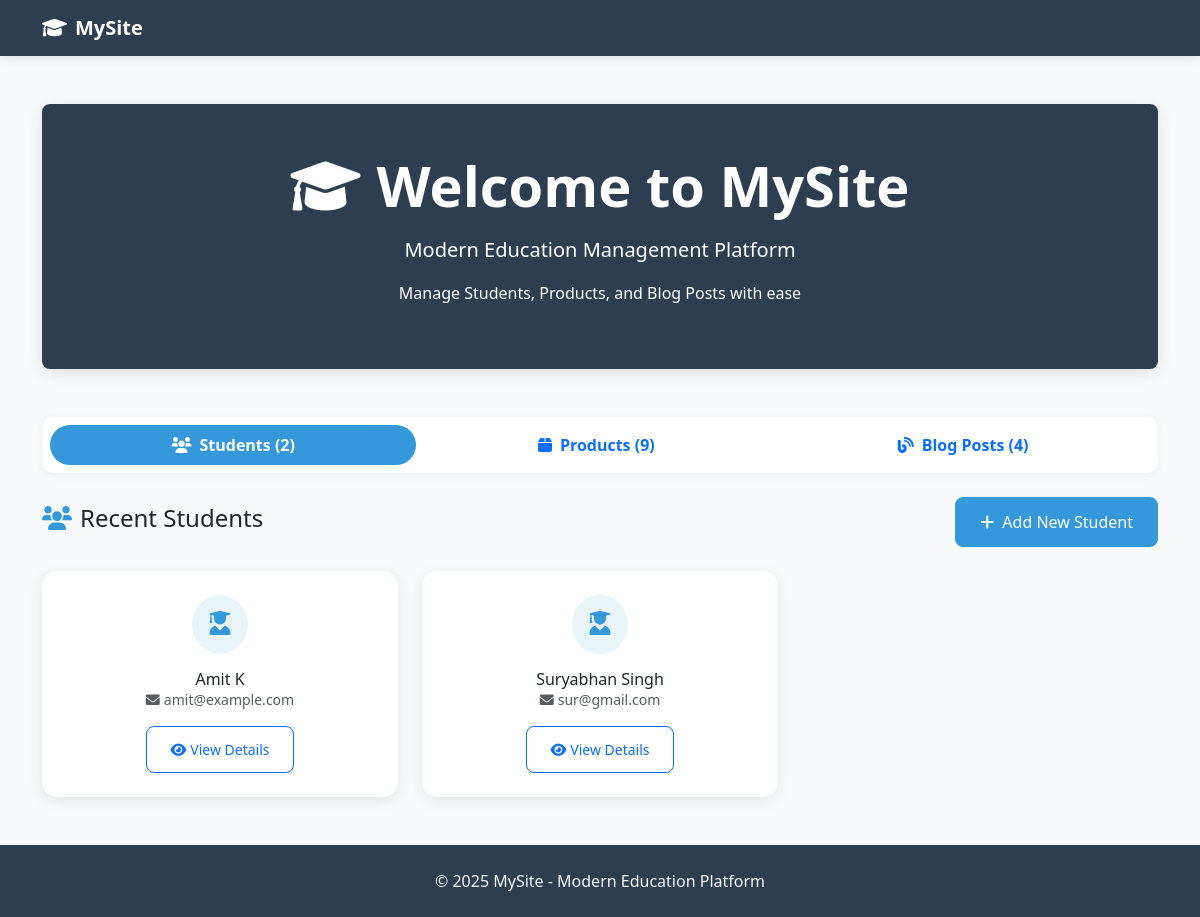
Before: / with the older database file.
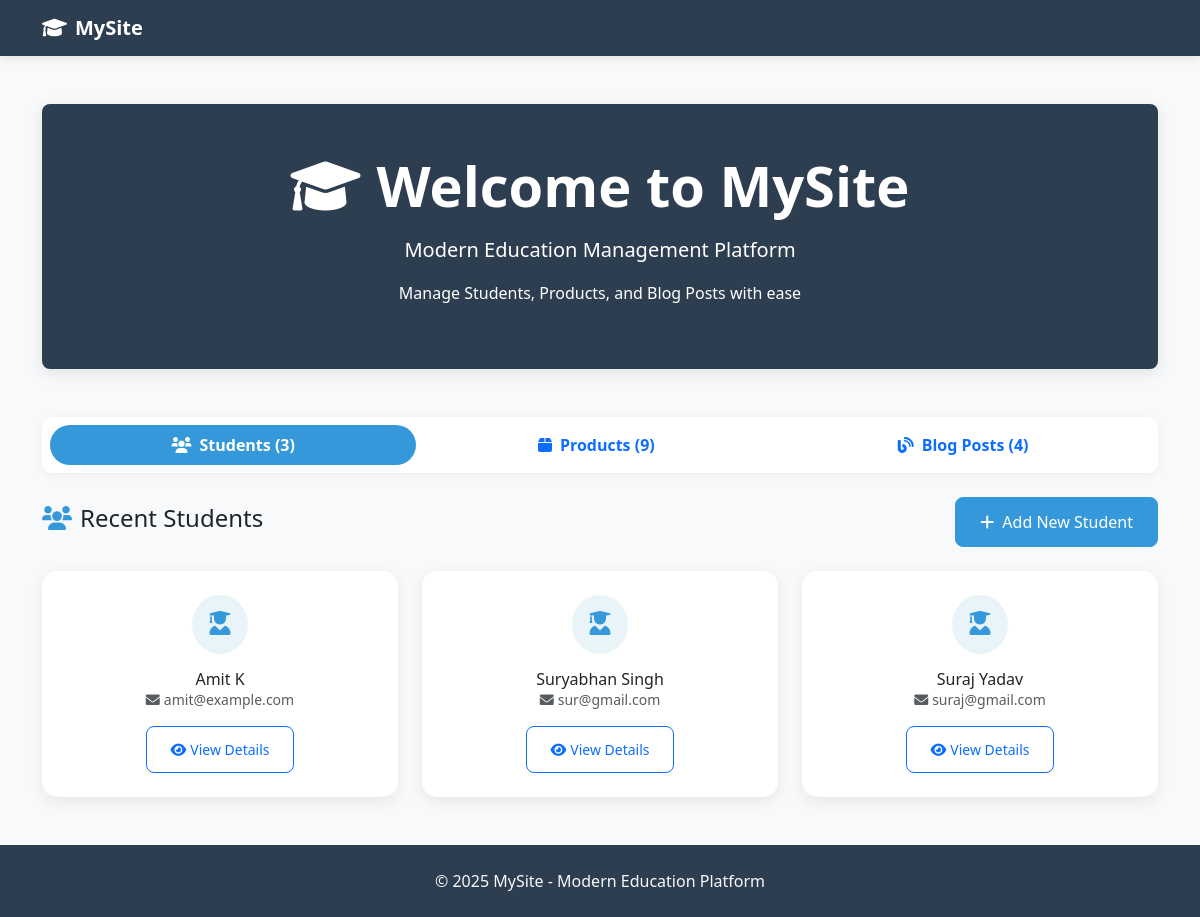
After: the same page with the newer database file.
### main/models.py (models this page shows, shortened)
class Student(models.Model):
    first_name = models.CharField(max_length=100)
    last_name  = models.CharField(max_length=100)
    email      = models.EmailField(unique=True)

### main/views.py (the view)
# urls.py: path('', views.home, name='home'),
def home(request):
    students = Student.objects.all()[:5]  # Latest 5 students
    products = Product.objects.all()[:9]  # Latest 6 products
    posts = BlogPost.objects.all().prefetch_related('tags')[:4]  # Latest 4 blog posts
    context = {
        'students': students,
        'products': products,
        'posts': posts,
    }
    return render(request, 'main/home.html', context)

### templates/main/home.html (shortened to what this page needs)
{% extends "base.html" %}
{% block content %}
<div class="hero-section text-white text-center py-5 mb-5 rounded-3" style="background-color: #2c3e50; box-shadow: 0 4px 15px rgba(0,0,0,0.1);">
  <h1 class="display-4 fw-bold mb-3">
    <i class="fas fa-graduation-cap me-3"></i>Welcome to MySite
  </h1>
  <p class="lead">Modern Education Management Platform</p>
  <p>Manage Students, Products, and Blog Posts with ease</p>
</div>
<ul class="nav nav-pills nav-fill mb-4" id="mainTabs" role="tablist" style="background: #ffffff; border-radius: 10px; padding: 8px; box-shadow: 0 2px 10px rgba(0,0,0,0.05);">
  <li class="nav-item" role="presentation">
    <button class="nav-link active rounded-pill fw-semibold" id="students-tab" data-bs-toggle="tab" data-bs-target="#students" type="button" role="tab" style="background-color: #3498db; border-color: #3498db;">
      <i class="fas fa-users me-2"></i>Students ({{ students.count }})
    </button>
  </li>
  <li class="nav-item" role="presentation">
    <button class="nav-link rounded-pill fw-semibold" id="products-tab" data-bs-toggle="tab" data-bs-target="#products" type="button" role="tab">
      <i class="fas fa-box me-2"></i>Products ({{ products.count }})
    </button>
  </li>
  <li class="nav-item" role="presentation">
    <button class="nav-link rounded-pill fw-semibold" id="blogs-tab" data-bs-toggle="tab" data-bs-target="#blogs" type="button" role="tab">
      <i class="fas fa-blog me-2"></i>Blog Posts ({{ posts.count }})
    </button>
  </li>
</ul>
<div class="tab-content" id="mainTabContent">
  <div class="tab-pane fade show active" id="students" role="tabpanel">
    <div class="d-flex justify-content-between align-items-center mb-4">
      <h4><i class="fas fa-users me-2" style="color: #3498db;"></i>Recent Students</h4>
      <a href="{% url 'student_create' %}" class="btn btn-primary btn-modern">
        <i class="fas fa-plus me-2"></i>Add New Student
      </a>
    </div>
    <div class="row">
      {% for student in students %}
        <div class="col-md-6 col-lg-4 mb-4">
          <div class="modern-card h-100">
            <div class="card-body p-4 text-center">
              <div class="rounded-circle p-3 d-inline-block mb-3" style="background-color: #e8f4f8;">
                <i class="fas fa-user-graduate fs-4" style="color: #3498db;"></i>
              </div>
              <h6 class="card-title">{{ student.first_name }} {{ student.last_name }}</h6>
              <p class="card-text small text-muted">
                <i class="fas fa-envelope me-1"></i>{{ student.email }}
              </p>
              <a href="{% url 'student_detail' student.pk %}" class="btn btn-outline-primary btn-modern btn-sm">
                <i class="fas fa-eye me-1"></i>View Details
              </a>
            </div>
          </div>
        </div>
      {% empty %}
        <div class="col-12">
          <div class="alert alert-info">
            No students yet. <a href="{% url 'student_create' %}">Create the first one!</a>
          </div>
        </div>
      {% endfor %}
    </div>
  </div>
</div>
{% endblock %}

Changed rows visible on the page:
added Student: first_name "Suraj", last_name "Yadav", email "suraj@gmail.com"
Other visible differences:
{{ students.count }}: "2" → "3"
